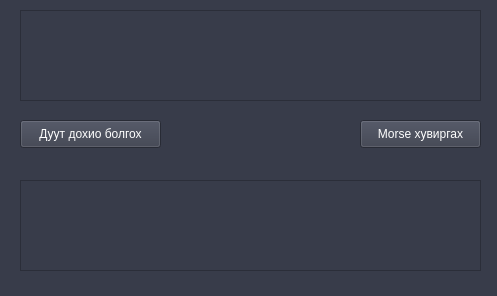
<?xml version="1.0" encoding="UTF-8"?>
<ui version="4.0">
 <class>MainWindow</class>
 <widget class="QMainWindow" name="MainWindow">
  <property name="geometry">
   <rect>
    <x>0</x>
    <y>0</y>
    <width>497</width>
    <height>296</height>
   </rect>
  </property>
  <property name="font">
   <font>
    <pointsize>11</pointsize>
   </font>
  </property>
  <property name="windowTitle">
   <string>Morse converter</string>
  </property>
  <property name="styleSheet">
   <string notr="true">background-color: rgb(56, 60, 74);</string>
  </property>
  <widget class="QWidget" name="centralwidget">
   <widget class="QPushButton" name="pushButton">
    <property name="geometry">
     <rect>
      <x>360</x>
      <y>120</y>
      <width>121</width>
      <height>28</height>
     </rect>
    </property>
    <property name="styleSheet">
     <string notr="true">color: rgb(255, 255, 255);</string>
    </property>
    <property name="text">
     <string>Morse хувиргах</string>
    </property>
   </widget>
   <widget class="QPushButton" name="pushButton_2">
    <property name="geometry">
     <rect>
      <x>20</x>
      <y>120</y>
      <width>141</width>
      <height>28</height>
     </rect>
    </property>
    <property name="styleSheet">
     <string notr="true">color: rgb(255, 255, 255);</string>
    </property>
    <property name="text">
     <string>Дуут дохио болгох</string>
    </property>
   </widget>
   <widget class="QTextEdit" name="textEdit">
    <property name="geometry">
     <rect>
      <x>20</x>
      <y>10</y>
      <width>461</width>
      <height>91</height>
     </rect>
    </property>
    <property name="font">
     <font>
      <pointsize>11</pointsize>
     </font>
    </property>
    <property name="styleSheet">
     <string notr="true">color: rgb(255, 255, 255);</string>
    </property>
   </widget>
   <widget class="QTextEdit" name="textEdit_2">
    <property name="geometry">
     <rect>
      <x>20</x>
      <y>180</y>
      <width>461</width>
      <height>91</height>
     </rect>
    </property>
    <property name="font">
     <font>
      <pointsize>11</pointsize>
     </font>
    </property>
    <property name="styleSheet">
     <string notr="true">color: rgb(255, 255, 255);</string>
    </property>
   </widget>
  </widget>
  <widget class="QStatusBar" name="statusbar"/>
 </widget>
 <resources/>
 <connections/>
</ui>
